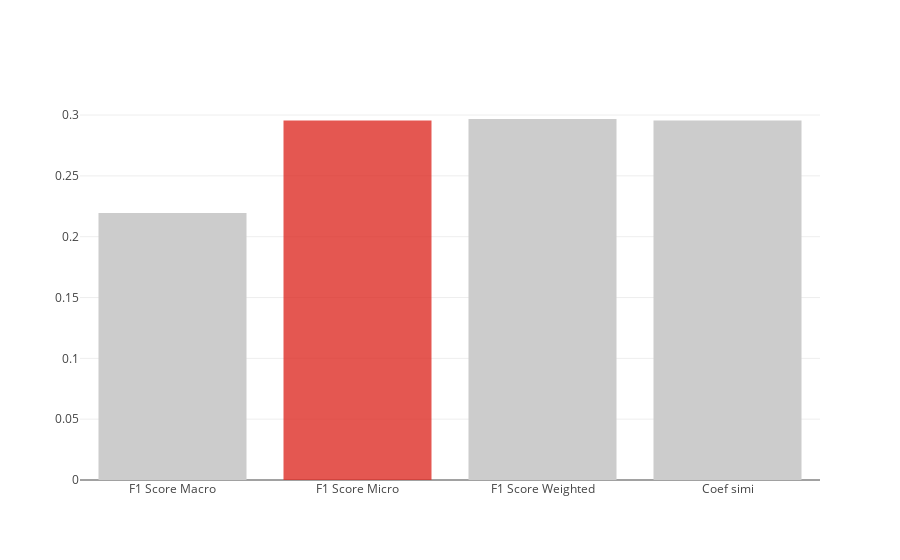

The cell this chart's notebook holds for it:
### Code cell
#Metrics evaluations

preds1 = clf.predict(testset_x)
ratio1 = np.logical_xor(testset_y, preds1)

preds1 = np.asarray(preds1,dtype=np.uint8)
preds1 = preds1.tolist()

print("Predictions = " + str(collections.Counter(preds1)))
print("     Values = " + str(collections.Counter(testset_y)))

coef_diff  = (preds1 != testset_y).sum()/float(len(preds1))
coef_simi  = (preds1 == testset_y).sum()/float(len(preds1))

f1_macro = f1_score(testset_y, preds1, average='macro')
f1_micro = f1_score(testset_y, preds1, average='micro')
f1_weighted = f1_score(testset_y, preds1, average='weighted')

data = [Bar(
            x=['F1 Score Macro', 'F1 Score Micro', 'F1 Score Weighted', 'Coef simi'],
            y=[f1_macro, f1_micro, f1_weighted, coef_simi],
    marker=dict(
        color=['rgba(204,204,204,1)', 'rgba(222,45,38,0.8)',
               'rgba(204,204,204,1)', 'rgba(204,204,204,1)',
               'rgba(204,204,204,1)'])
    )]

plotly.offline.iplot(data, filename='basic-bar')

### Figure 1 — Plotly figure (JSON) as saved in the notebook; plotly's stock layout.template omitted (floating-point values rounded to 4 significant figures)
{"data": [{"marker": {"color": ["rgba(204,204,204,1)", "rgba(222,45,38,0.8)", "rgba(204,204,204,1)", "rgba(204,204,204,1)", "rgba(204,204,204,1)"]}, "type": "bar", "x": ["F1 Score Macro", "F1 Score Micro", "F1 Score Weighted", "Coef simi"], "y": [0.2195, 0.2955, 0.2967, 0.2955]}], "layout": {}}
